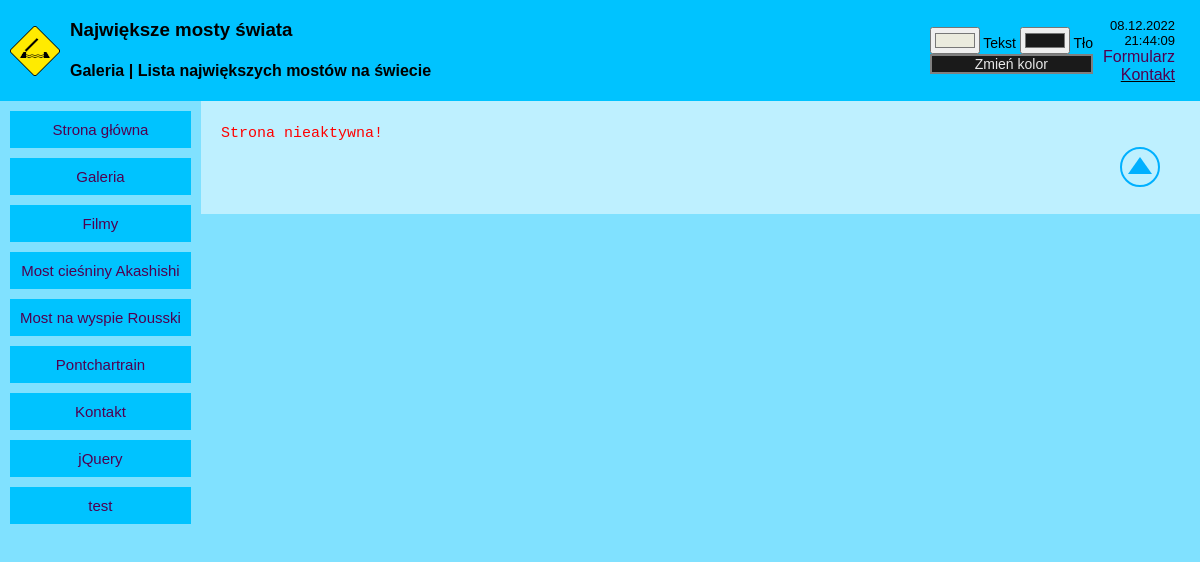
Screenshot of /?id=18 with the database file from the repository.
### tables this page shows
CREATE TABLE `page_list` (
  `id` int(10) UNSIGNED NOT NULL,
  `page_title` varchar(255) DEFAULT NULL,
  `page_content` text DEFAULT NULL,
  `status` int(11) DEFAULT 1
);

### index.php (the view, shortened to what this page needs)
<?php
    include('admin/admin.php');
    include('showpage.php');
    $index = ControlPanel();
    $header = 6;
    $nav = 2;
    if($_GET['id'] && $_GET['id'] != $nav && $_GET['id'] != $header) {
        $content = pokazPodstrone($_GET['id'], $link);
    } else
        $content = $index;
?>
<!DOCTYPE HTML>
<html>
    <head>
        <link type="text/css" rel="stylesheet" href="css/style.css" />
        <link type="text/css" rel="stylesheet" href="css/forms.css" />
    </head>
    <body onload="showtime(), setcolors()">
        <div class="container vertical" id="fullscreen">
            <div class="container horizontal pad" id="header">
                <?= pokazPodstrone($header, $link) ?>
            </div>
            <div class="container horizontal" id="main">
                <div class="container vertical pad" id="nav">
                    <?= pokazPodstrone($nav, $link) ?>
                </div>
                <div id="content">
                    <?= $content ?>
                    <div style="display: block; margin-left: auto; text-align: end;"><a href="#top">
                        <svg height="40" width="40">
                            <circle cx="20" cy="20" r="19" stroke="#00b0ff" stroke-width="2" fill-opacity="0%" />
                            <polygon points="20,10 8,27 32,27" stroke-width="2" fill="#00b0ff" />
                        </svg>
                    </a></div>
                </div>
            </div>
        </div>
    </body>
</html>

### css/style.css (style rules this page uses)
body { margin: 0px; font-family: Verdana, sans-serif; background-color: #80e1ff; }
#header { background-color: #00c3ff; column-gap: 10px; height: min-content; padding-top: 0px; padding-bottom: 0px; white-space: nowrap; }
#settings { margin-left: auto; font-size: 14px; }
#colswitch { border: 2px solid gray; background-color: #1a1a1a; color: #e8e8e8; text-align:center; }
#header-item-right { margin-right: 15px; text-align: right; }
#date, #time { font-size: 13px; }
#icon { width: 50px; height: 50px; }
#main { flex: auto; align-items: flex-start; background-color: #80e1ff; }
#nav { width: fit-content; min-width: fit-content; row-gap: 10px; position: sticky; top: 0px; }
.nav-item { background-color: #00c3ff; text-align: center; font-size: 15px; flex-shrink: 0; }
#content { flex: auto; background-color: #bef0ff; text-overflow: ellipsis; padding: 20px 40px 20px 20px; font-size: 15px; line-height: 1.7; min-height: 100%; }
.container { display: flex; }
.vertical { flex-direction: column; }
.horizontal { flex-direction: row; align-items: center; }
.pad { padding: 10px; }
a { text-decoration: none; color: #500050; }
.pointer { cursor: pointer; }

### rows the page displays
page_list: page_content (picture)
page_list: page_content "Strona główna Galeria Filmy Most cieśniny Akashishi Most na wyspie Rousski Pontchartrain Kontakt jQuery test"
